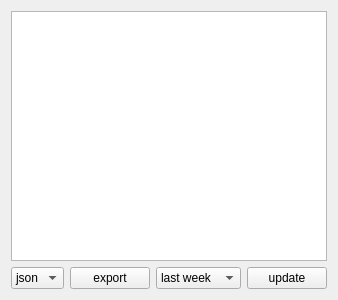
<?xml version="1.0" encoding="UTF-8"?>
<ui version="4.0">
 <class>progress</class>
 <widget class="QWidget" name="progress">
  <property name="geometry">
   <rect>
    <x>0</x>
    <y>0</y>
    <width>329</width>
    <height>300</height>
   </rect>
  </property>
  <property name="windowTitle">
   <string>Form</string>
  </property>
  <layout class="QGridLayout" name="gridLayout">
   <item row="0" column="0" colspan="4">
    <widget class="QGraphicsView" name="graphic"/>
   </item>
   <item row="1" column="0">
    <widget class="QComboBox" name="formatval">
     <item>
      <property name="text">
       <string>json</string>
      </property>
     </item>
     <item>
      <property name="text">
       <string>csv</string>
      </property>
     </item>
    </widget>
   </item>
   <item row="1" column="1">
    <widget class="QPushButton" name="expotrb">
     <property name="text">
      <string>export</string>
     </property>
    </widget>
   </item>
   <item row="1" column="2">
    <widget class="QComboBox" name="periodval">
     <item>
      <property name="text">
       <string>last week</string>
      </property>
     </item>
     <item>
      <property name="text">
       <string>last month</string>
      </property>
     </item>
     <item>
      <property name="text">
       <string>last year</string>
      </property>
     </item>
     <item>
      <property name="text">
       <string>all time</string>
      </property>
     </item>
    </widget>
   </item>
   <item row="1" column="3">
    <widget class="QPushButton" name="update">
     <property name="text">
      <string>update</string>
     </property>
    </widget>
   </item>
  </layout>
 </widget>
 <resources/>
 <connections/>
</ui>
